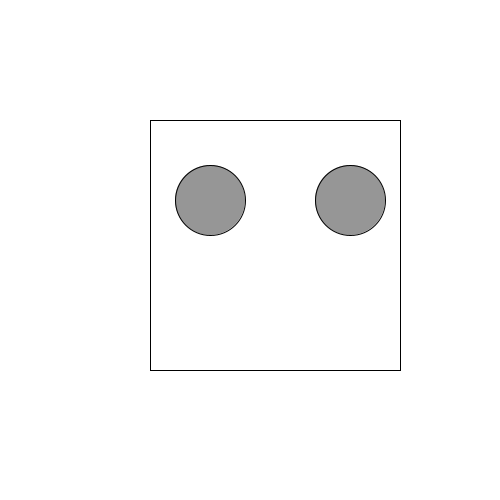
Frame 1 (no input)
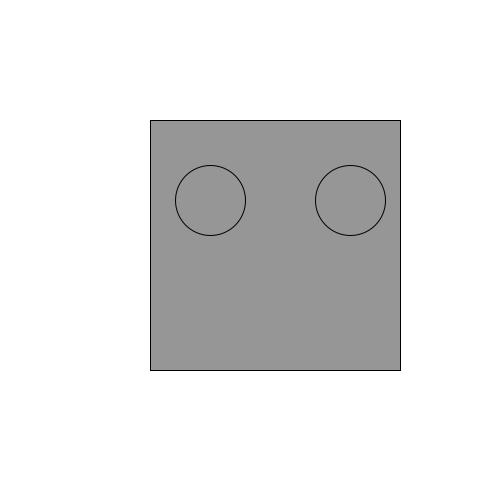
Frame 60 (the mouse pressed at the canvas centre just before this capture)
Frame 120 (the mouse held since frame 60 and released just before this capture): identical to frame 60, image omitted

The Processing sketch that drew these frames (run headless with seeded random() and noise(); from frame 60 on, the mouse is pressed at the canvas centre):

// Processing sketch: processing_160843
// ── processing_160843.pde

int counter;

void setup() {  //setup function called initially, only once
  size(500, 500);
  background(255);  //set background white
  colorMode(HSB);   //set colors to Hue, Saturation, Brightness mode
  counter = 0;
}

void draw() {  //draw function loops 
rect(150, 120, 250, 250);
stroke(250,0,0);
fill(150);
ellipse(210, 200, 70, 70);
ellipse(350, 200, 70, 70);}
